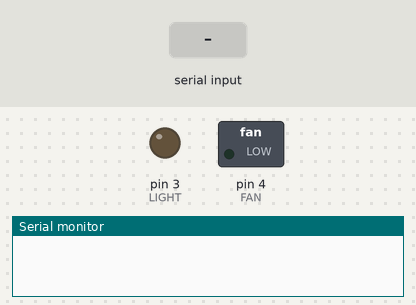
Simulated run of this sketch. Board: Arduino Uno, built with avr-gcc and run on an emulated ATmega328P. On the bench: switched loads named in the sketch (green lamp = pin HIGH), output pins drawn as LEDs (lit = HIGH), the last lines printed to the serial monitor. The inputs (shaded band) are chosen by the test bench.

Above: at 1.2 s.
1.3 s: "FANON" received over Serial
At 3.5 s:
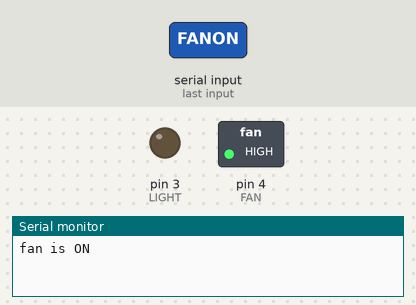
3.8 s: "LIGHTON" received over Serial
At 5.5 s:
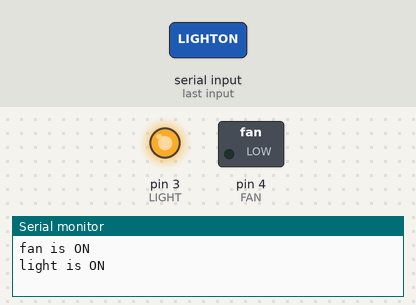
6.3 s: "FANOFF" received over Serial
At 8.6 s:
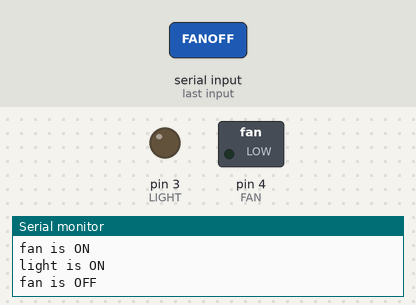
Timing chart, 0 to 10.1 s (numbered marks = the images above; inputs shaded):
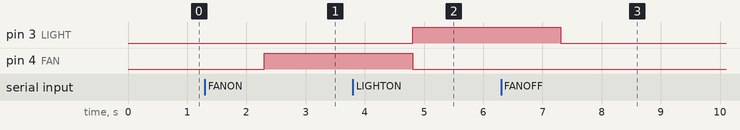

The sketch:

textmessage_arduino1.ino
```cpp
int FAN=4;
  int LIGHT=3;
  String input;
  void setup()
  {
    pinMode(FAN, OUTPUT);
    pinMode(LIGHT,OUTPUT);
    Serial.begin(9600);
  }
  void loop()
  {
    if(Serial.available()==0)
    {
    }
    input = Serial.readString();
    if(input=="FANON")
    {
      digitalWrite(FAN,HIGH);
      digitalWrite(LIGHT,LOW);
      Serial.println("fan is ON");
      }
    if(input=="FANOFF")
    {
      digitalWrite(FAN,LOW);
      digitalWrite(LIGHT,LOW);
      Serial.println("fan is OFF");        }
    if(input=="LIGHTON")
    {
      digitalWrite(LIGHT,HIGH);
      digitalWrite(FAN,LOW);
      Serial.println("light is ON");
    }
    if(input=="LIGHTOFF")
    {
      digitalWrite(LIGHT,LOW);
      digitalWrite(FAN,LOW);
      Serial.println("light is OFF");
                     }
  }
```

Measured:
- after the input at 1.3 s, pin 4 (FAN): LOW → HIGH after 1.0 s
- after the input at 3.8 s, pin 3 (LIGHT): LOW → HIGH after 1.0 s; pin 4 (FAN): HIGH → LOW after 1.0 s
- after the input at 6.3 s, pin 3 (LIGHT): HIGH → LOW after 1.0 s
